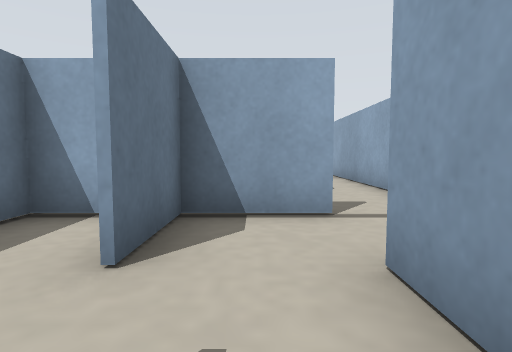
View 1 (above)

24 first-person views from a walk through a Stage world. The camera is 0.08 m above the floor, tilts 4° down and sees 80° across. The lines on the ground mark 1 m squares. The floor is counted in squares, 0.1 m on a side. Each view is taken from the middle of a square. On the plan, view 1 faces up. The plan holds only what a view shows up to about 10 squares ahead; the rest is blank. The robots in the file are not drawn.

View 2
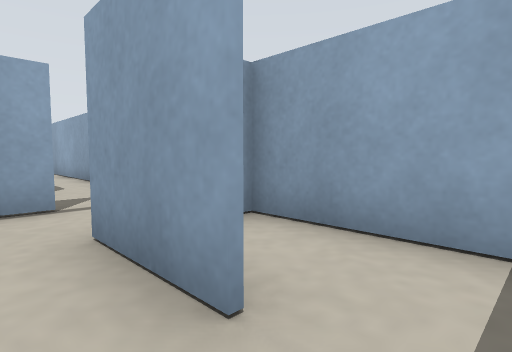

View 3
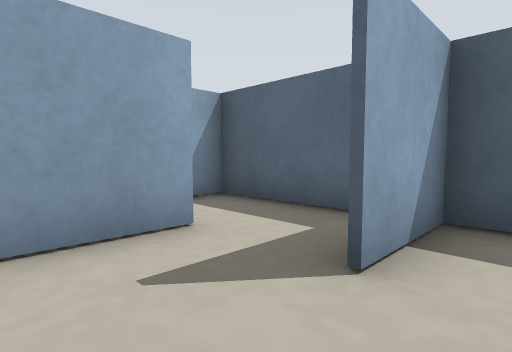

View 4
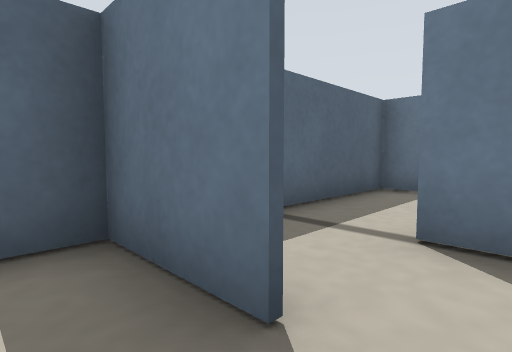

View 5
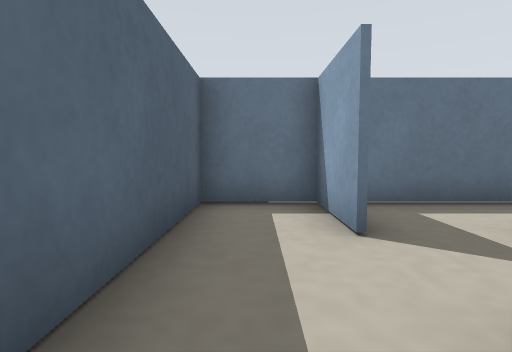

View 6
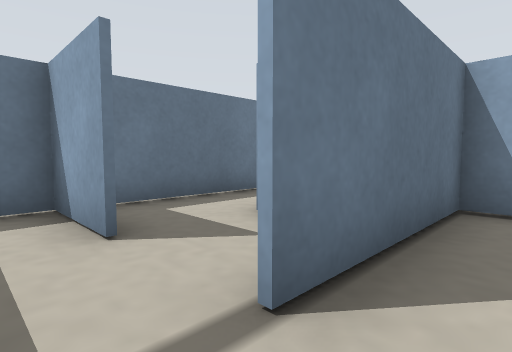

View 7
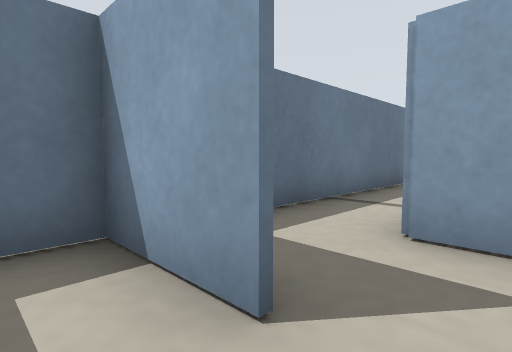

View 8
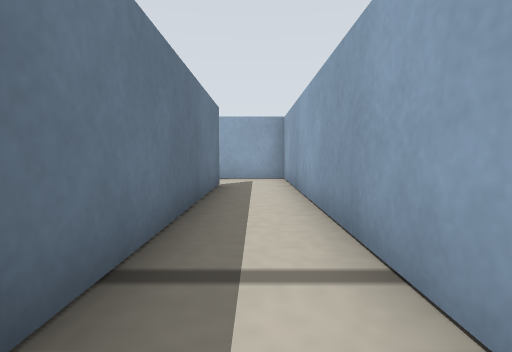

View 9
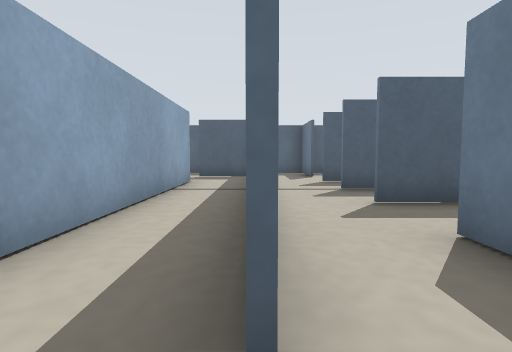

View 10
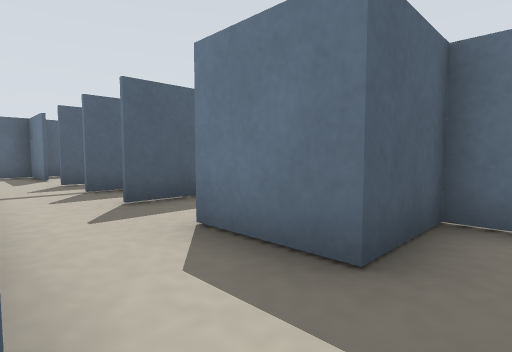

View 11
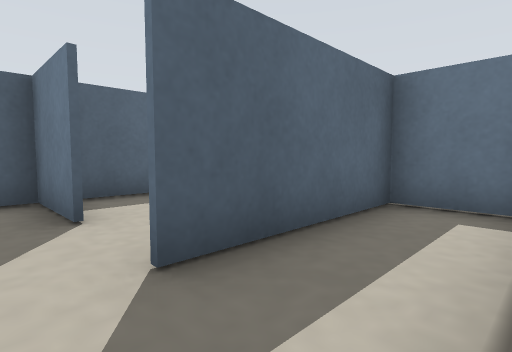

View 12
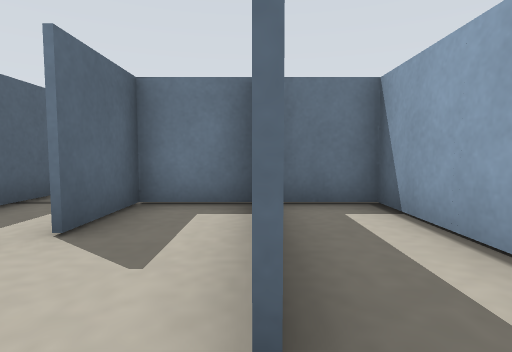

View 13
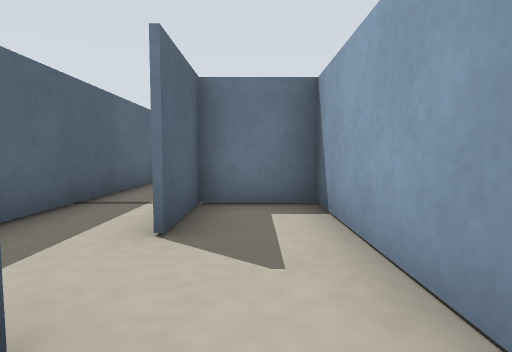

View 14
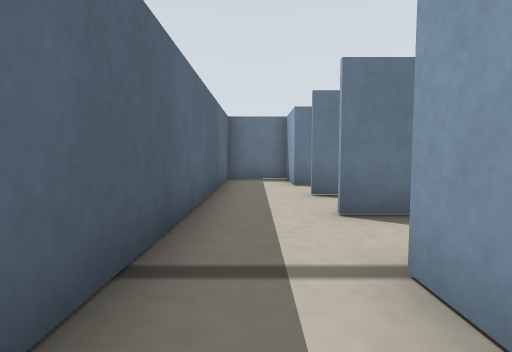

View 15
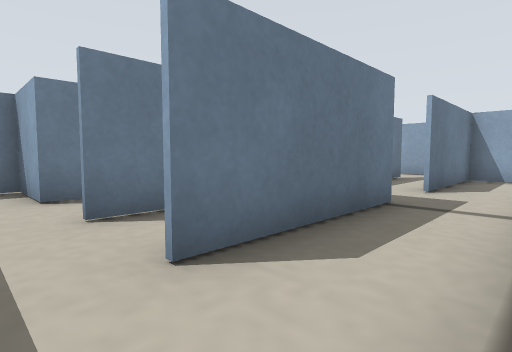

View 16
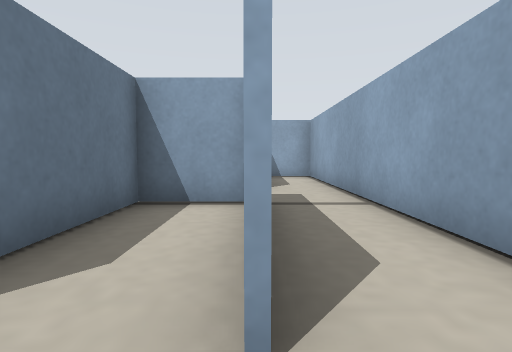

View 17
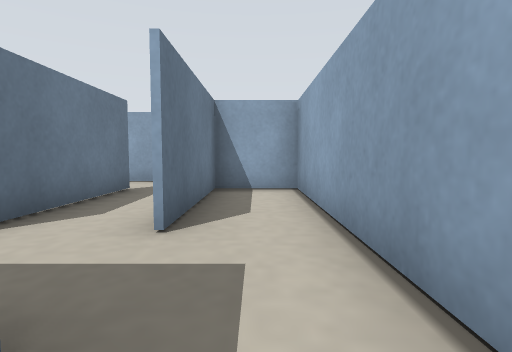

View 18
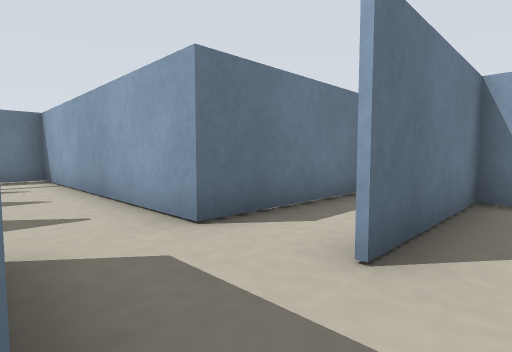

View 19
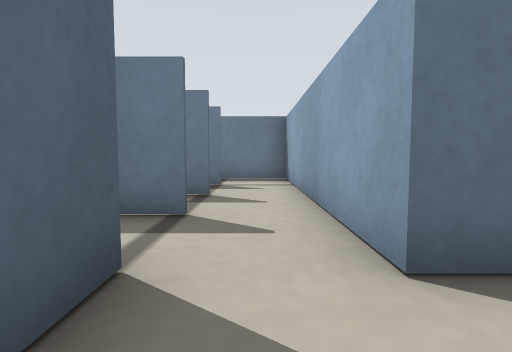

View 20
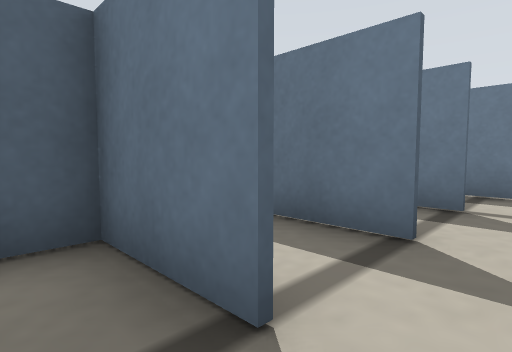

View 21
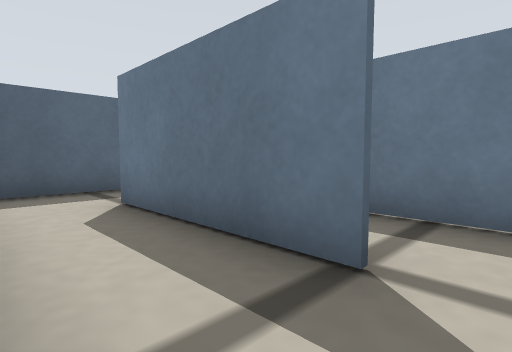

View 22
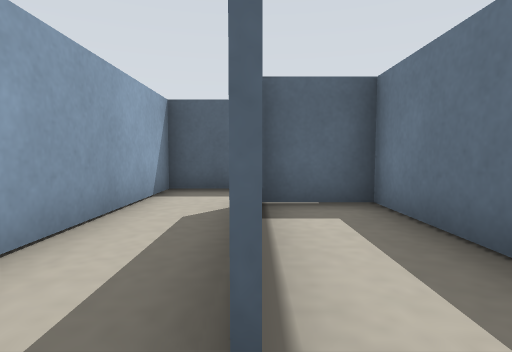

View 23
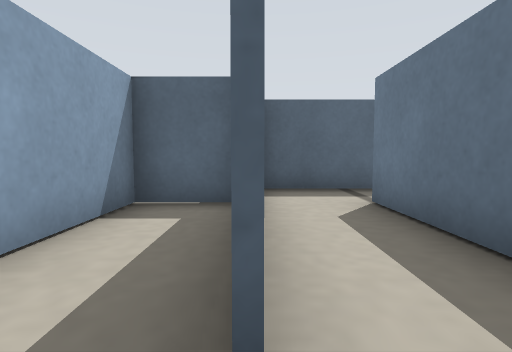

View 24
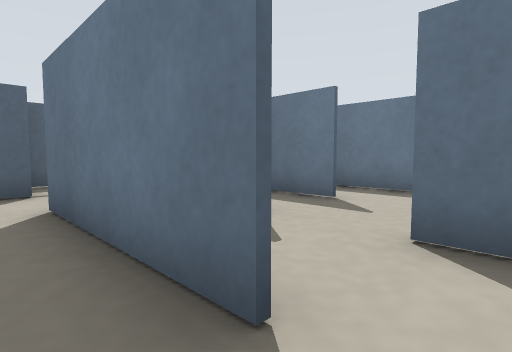

### Floor plan
Ten units are one square. View 1 is at (0, 0); x grows to the right and y downward. Boxes are objects, and circles mark ways between rooms. Rooms are numbered by the first view taken in them; rooms with no view inside come last. Other rooms are left out.
<svg viewBox="-254 -125 288 150">
<path fill="none" stroke="#000" d="M-10 -1 -10 20M9 0 9 -21M-11 19 29 19 29 -20M11 -40 -10 -40 -10 -20M-49 0 -70 0 -70 19 -11 19M-41 -20 -51 -20M-11 20 -11 -1M-20 -40 -30 -40 -30 0M-51 -20 -51 -120 -72 -120M-70 -101 -70 -8M-98 -41 -89 -41M-102 -40 -130 -40 -130 -20M-130 -21 -89 -21M-90 -1 -90 19 -81 19M-149 -41 -149 0M-130 -12 -130 -100 -149 -100 -149 -60M-121 0 -130 0M-154 19 -95 19M-189 -41 -189 -19M-190 -21 -172 -21M-169 -60 -194 -60M-209 -41 -209 -24M-206 -1 -190 -1 -190 -28M-194 -60 -214 -60M-229 -41 -229 1M-214 -60 -234 -60M-210 20 -210 -28M-238 19 -211 19M-169 -101 -169 -60M-171 -41 -160 -41M-170 -120 -178 -120M-189 -19 -189 0 -209 0 -209 20M-151 -40 -169 -40 -169 0M-211 19 -154 19M-234 -60 -249 -60 -249 -1 -230 -1M-91 -20 -130 -20 -130 -1 -109 -1"/>
<circle cx="-10" cy="-15" r="3" fill="#2a7"/>
<circle cx="-50" cy="-10" r="3" fill="#2a7"/>
<circle cx="-80" cy="-40" r="3" fill="#2a7"/>
<circle cx="-80" cy="-20" r="3" fill="#2a7"/>
<circle cx="-90" cy="-10" r="3" fill="#2a7"/>
<circle cx="-150" cy="-55" r="3" fill="#2a7"/>
<circle cx="-150" cy="5" r="3" fill="#2a7"/>
<circle cx="-100" cy="0" r="3" fill="#2a7"/>
<circle cx="-190" cy="-50" r="3" fill="#2a7"/>
<circle cx="-170" cy="-50" r="3" fill="#2a7"/>
<circle cx="-210" cy="-50" r="3" fill="#2a7"/>
<circle cx="-230" cy="-50" r="3" fill="#2a7"/>
<text x="0" y="-10">1</text>
<text x="-30" y="0">2</text>
<text x="-60" y="-60">3</text>
<text x="-90" y="-50">4</text>
<text x="-100" y="-30">5</text>
<text x="-80" y="0">6</text>
<text x="-140" y="-30">7</text>
<text x="-180" y="-40">8</text>
<text x="-200" y="-30">9</text>
<text x="-220" y="-20">10</text>
<text x="-160" y="-80">11</text>
<text x="-170" y="0">12</text>
<text x="-240" y="-30">13</text>
<text x="-110" y="-10">14</text>
</svg>
Room 1 opens to room 2. Room 2 opens to room 3. Room 4 opens to room 5. Room 5 opens to room 6. Room 6 opens to room 14. Room 7 opens to room 11. Room 7 opens to room 12. Room 7 opens to room 14. Room 8 opens to room 9. Room 8 opens to room 11. Room 9 opens to room 10. Room 10 opens to room 13.

Where each view was taken, in squares from view 1:
view 1: 0 up, 0 right, facing up
view 2: 1 down, 0 right, facing up-right
view 3: 2 up, 2 left, facing down-right
view 4: 1 up, 0 right, facing down-left
view 5: 1 down, 2 left, facing left
view 6: 1 down, 2 left, facing up-left
view 7: 1 down, 4 left, facing up-left
view 8: 2 up, 6 left, facing up
view 9: 11 up, 7 left, facing down
view 10: 11 up, 7 left, facing down-left
view 11: 4 up, 8 left, facing down-left
view 12: 2 up, 8 left, facing left
view 13: 1 up, 8 left, facing left
view 14: 1 down, 11 left, facing left
view 15: 1 down, 13 left, facing up-left
view 16: 1 down, 15 left, facing up
view 17: 3 up, 14 left, facing up
view 18: 4 up, 14 left, facing up-left
view 19: 5 up, 15 left, facing left
view 20: 5 up, 18 left, facing down-left
view 21: 5 up, 21 left, facing down-left
view 22: 5 up, 23 left, facing down
view 23: 5 up, 21 left, facing down
view 24: 11 up, 16 left, facing down-left
